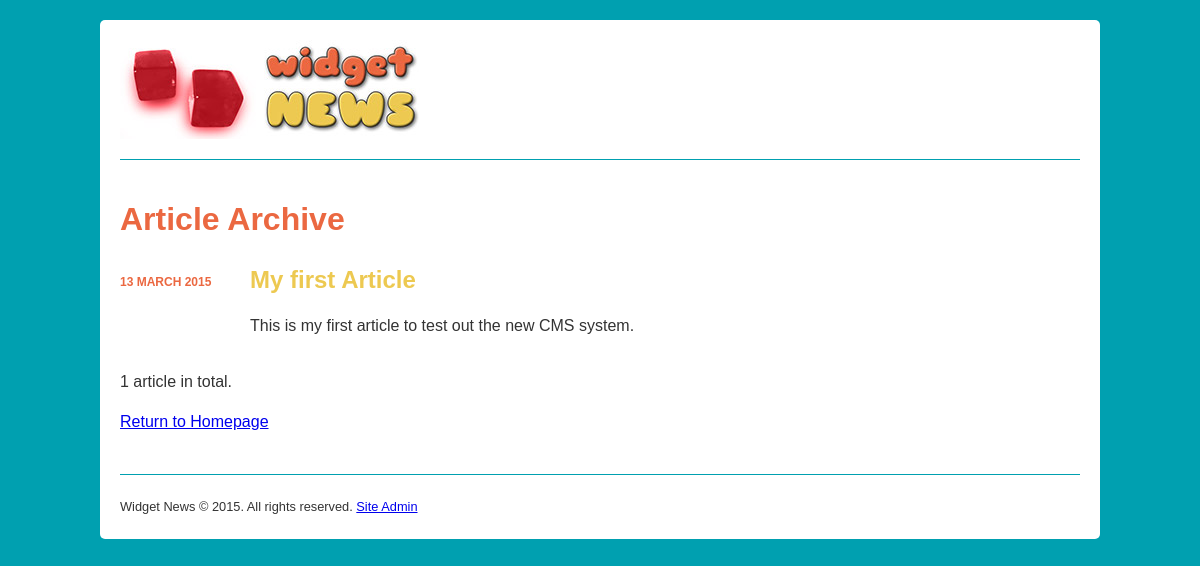
Screenshot of /?action=archive with the database file from the repository.
### tables this page shows
CREATE TABLE `articles` (
  `id` smallint(5) unsigned NOT NULL AUTO_INCREMENT,
  `publicationDate` date NOT NULL,
  `title` varchar(255) NOT NULL,
  `summary` text NOT NULL,
  `content` mediumtext NOT NULL,
  PRIMARY KEY (`id`)
);

### web/classes/Article.php (called while the page is built, shortened)
<?php
class Article
{
  public function __construct( $data=array() ) {
    if ( isset( $data['id'] ) ) $this->id = (int) $data['id'];
    if ( isset( $data['publicationDate'] ) ) $this->publicationDate = (int) $data['publicationDate'];
    if ( isset( $data['title'] ) ) $this->title = preg_replace ( "/[^\.\,\-\_\'\"\@\?\!\:\$ a-zA-Z0-9()]/", "", $data['title'] );
    if ( isset( $data['summary'] ) ) $this->summary = preg_replace ( "/[^\.\,\-\_\'\"\@\?\!\:\$ a-zA-Z0-9()]/", "", $data['summary'] );
  }
  public static function getList( $numRows=1000000, $order="publicationDate DESC" ) {
    $conn = new PDO( DB_DSN, DB_USERNAME, DB_PASSWORD );
    $sql = "SELECT SQL_CALC_FOUND_ROWS *, UNIX_TIMESTAMP(publicationDate) AS publicationDate FROM articles
            ORDER BY " . mysql_escape_string($order) . " LIMIT :numRows";
    $st = $conn->prepare( $sql );
    $st->bindValue( ":numRows", $numRows, PDO::PARAM_INT );
    $st->execute();
    $list = array();
    while ( $row = $st->fetch() ) {
      $article = new Article( $row );
      $list[] = $article;
    }
    $sql = "SELECT FOUND_ROWS() AS totalRows";
    $totalRows = $conn->query( $sql )->fetch();
    return ( array ( "results" => $list, "totalRows" => $totalRows[0] ) );
  }
}
?>

### web/templates/archive.php (the view)
<?php include "templates/include/header.php" ?>
      <h1>Article Archive</h1>
      <ul id="headlines" class="archive">
<?php foreach ( $results['articles'] as $article ) { ?>
        <li>
          <h2>
            <span class="pubDate"><?php echo date('j F Y', $article->publicationDate)?></span><a href=".?action=viewArticle&amp;articleId=<?php echo $article->id?>"><?php echo htmlspecialchars( $article->title )?></a>
          </h2>
          <p class="summary"><?php echo htmlspecialchars( $article->summary )?></p>
        </li>
<?php } ?>
      </ul>
      <p><?php echo $results['totalRows']?> article<?php echo ( $results['totalRows'] != 1 ) ? 's' : '' ?> in total.</p>
      <p><a href="./">Return to Homepage</a></p>
<?php include "templates/include/footer.php" ?>

### web/style.css (style rules this page uses)
body { margin: 0; color: #333; background-color: #00a0b0; font-family: "Trebuchet MS", Arial, Helvetica, sans-serif; line-height: 1.5em; }
h1 { color: #eb6841; margin-bottom: 30px; line-height: 1.2em; }
h2, h2 a { color: #edc951; }
h2 a { text-decoration: none; }
#headlines { list-style: none; padding-left: 0; width: 75%; }
#headlines li { margin-bottom: 2em; }
.pubDate { font-size: .8em; color: #eb6841; text-transform: uppercase; }
#headlines .pubDate { display: inline-block; width: 100px; font-size: .5em; vertical-align: middle; }
#headlines.archive .pubDate { width: 130px; }
.summary { padding-left: 100px; }
#headlines.archive .summary { padding-left: 130px; }

### rows the page displays
articles: publicationDate "13 MARCH 2015", title "My first Article", summary "This is my first article to test out the new CMS system."

### other values shown
$results['totalRows'] "1"
